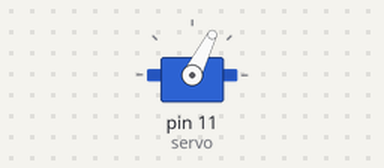
A sketch run on a simulated Arduino Uno, built with avr-gcc and run on an emulated ATmega328P. On the bench: servo.

Above: at 0.05 s.
At 0.35 s:
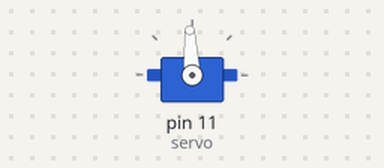
At 0.65 s:
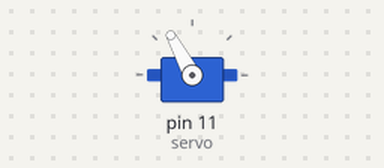
At 1.05 s:
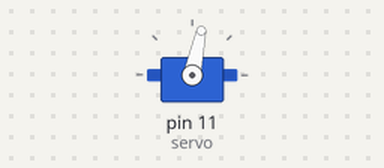
Timing chart, 0 to 3.0 s (numbered marks = the images above):
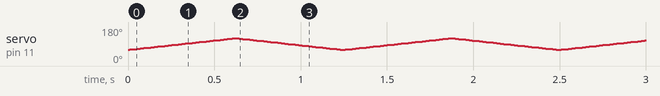

The sketch:

servoSweep.ino
```cpp
/*used to sweep the servo motor
 *
 */
#include <Servo.h>

//servo object
Servo servo;  //can make up to 12 per boards

int servoPos = 0;
void setup() {
  // put your setup code here, to run once:
  servo.attach(11);
}

void loop() {
  // put your main code here, to run repeatedly:
  for( servoPos = 60; servoPos <= 120; servoPos++)
  {
    servo.write(servoPos);
//    if( servoPos >= 0 && servoPos < 45)
//    {
//      delay(9);
//    }
//    else if( servoPos > 135 && servoPos <= 180 )
//    {
//      delay(5);
//    }
//    else
//    {
//      if( servoPos == 90 )
//      {
//        delay(30);
//      }
//      delay(13);
//    }
  delay(10);
  }
  delay(10);

  for( servoPos = 120; servoPos >= 60; servoPos--)
  {
    servo.write(servoPos);
//    if( servoPos >= 0 && servoPos < 45)
//    {
//      delay(5);
//    }
//    else if( servoPos > 135 && servoPos <= 170 )
//    {
//      delay(5);
//    }
//    else
//    {
//      if( servoPos == 90 )
//      {
//        delay(30);
//      }
//      delay(13);
//    }
  delay(10);

  }
  delay(10);
}
```
